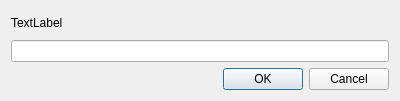
<?xml version="1.0" encoding="UTF-8"?>
<ui version="4.0">
 <class>passBox</class>
 <widget class="QDialog" name="passBox">
  <property name="geometry">
   <rect>
    <x>0</x>
    <y>0</y>
    <width>400</width>
    <height>101</height>
   </rect>
  </property>
  <property name="windowTitle">
   <string>Password required for iwlist scan</string>
  </property>
  <layout class="QVBoxLayout" name="verticalLayout">
   <item>
    <widget class="QLabel" name="passLabel">
     <property name="text">
      <string>TextLabel</string>
     </property>
    </widget>
   </item>
   <item>
    <widget class="QLineEdit" name="passEntry">
     <property name="echoMode">
      <enum>QLineEdit::Password</enum>
     </property>
    </widget>
   </item>
   <item>
    <widget class="QDialogButtonBox" name="passBtnBox">
     <property name="orientation">
      <enum>Qt::Horizontal</enum>
     </property>
     <property name="standardButtons">
      <set>QDialogButtonBox::Cancel|QDialogButtonBox::Ok</set>
     </property>
    </widget>
   </item>
  </layout>
 </widget>
 <resources/>
 <connections>
  <connection>
   <sender>passBtnBox</sender>
   <signal>accepted()</signal>
   <receiver>passBox</receiver>
   <slot>accept()</slot>
   <hints>
    <hint type="sourcelabel">
     <x>248</x>
     <y>254</y>
    </hint>
    <hint type="destinationlabel">
     <x>157</x>
     <y>274</y>
    </hint>
   </hints>
  </connection>
  <connection>
   <sender>passBtnBox</sender>
   <signal>rejected()</signal>
   <receiver>passBox</receiver>
   <slot>reject()</slot>
   <hints>
    <hint type="sourcelabel">
     <x>316</x>
     <y>260</y>
    </hint>
    <hint type="destinationlabel">
     <x>286</x>
     <y>274</y>
    </hint>
   </hints>
  </connection>
 </connections>
</ui>
